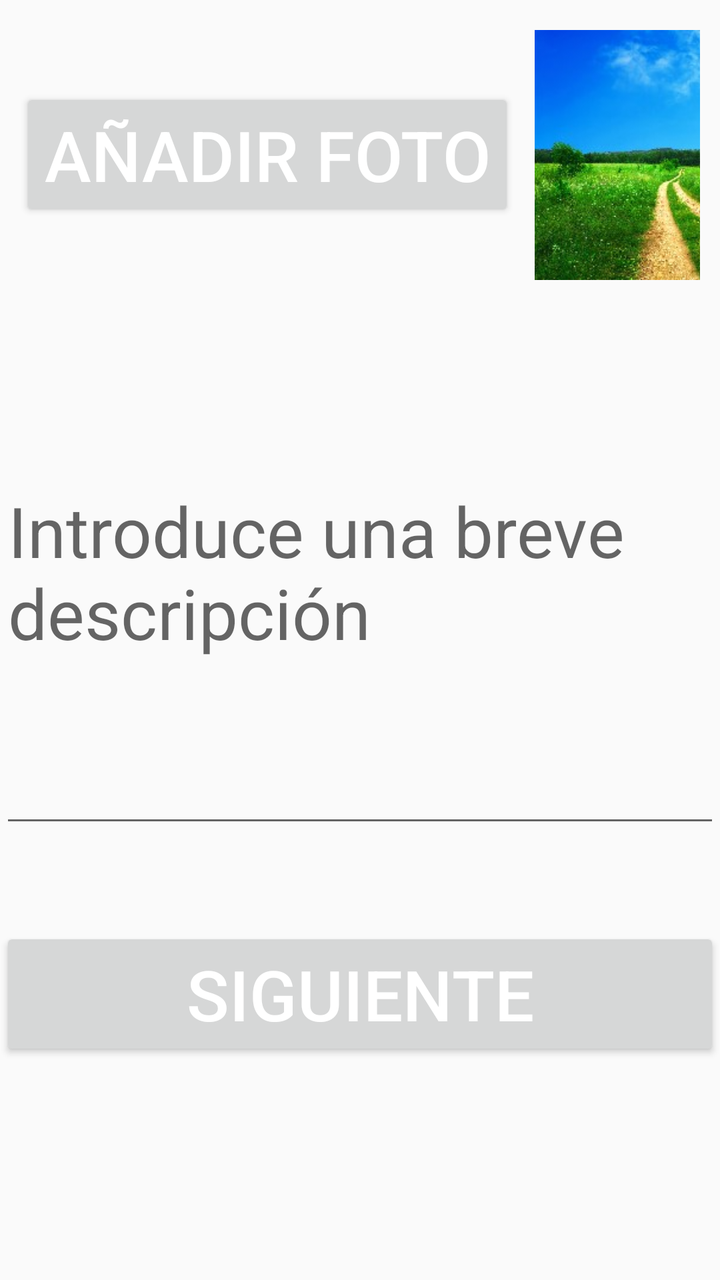
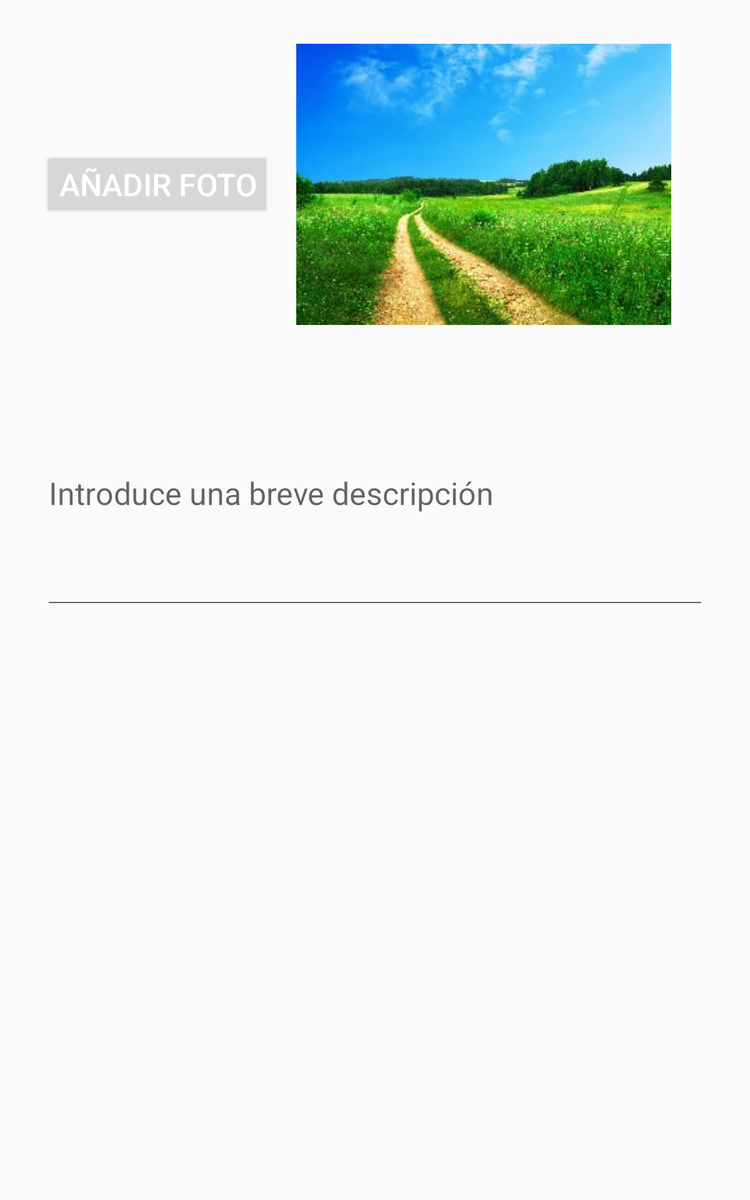

The same Android screen from two of the app's own layout files: first res/layout/ as a phone draws it, then the author's variant for another configuration, drawn on a device whose configuration selects that folder. Both files follow.
<!-- AndroidManifest.xml: application theme AppTheme.MainActivity -->
<!-- res/layout/fragment_step1.xml -->
<LinearLayout xmlns:android="http://schemas.android.com/apk/res/android"
    xmlns:app="http://schemas.android.com/apk/res-auto"
    xmlns:tools="http://schemas.android.com/tools"
    android:layout_width="match_parent"
    android:layout_height="match_parent"
    android:orientation="vertical"
    tools:context="es.jjsr.saveforest.fragments.StepA.Step1Fragment">


        <LinearLayout
            android:id="@+id/arriba"
            android:layout_width="match_parent"
            android:layout_height="wrap_content"
            android:orientation="horizontal"
            android:paddingTop="5dp"
            android:layout_margin="10dp">

            <Button
                android:id="@+id/button"
                android:layout_width="wrap_content"
                android:layout_height="wrap_content"
                android:layout_marginRight="10dp"
                android:layout_marginEnd="10dp"
                android:layout_gravity="center_vertical"
                android:text="@string/button_photo" />

            <ImageView
                android:id="@+id/imageView4"
                android:layout_width="200dp"
                android:layout_height="125dp"
                android:elevation="4dp"
                app:srcCompat="@drawable/country_road_card"
                android:scaleType="centerCrop"/>
        </LinearLayout>



        <LinearLayout
            android:layout_width="match_parent"
            android:layout_height="wrap_content"
            android:focusable="true"
            android:orientation="horizontal"
            android:focusableInTouchMode="true">
            <EditText
                android:id="@+id/editText"
                android:layout_width="match_parent"
                android:layout_height="wrap_content"
                android:layout_weight="1"
                android:maxLines="6"
                android:lines="6"
                android:maxLength="250"
                android:hint="@string/text_description"
                android:inputType="textMultiLine" />
        </LinearLayout>

        <LinearLayout
            android:id="@+id/abajo"
            android:layout_width="match_parent"
            android:layout_height="wrap_content"
            android:orientation="horizontal"
            android:layout_marginTop="45dp">

            <Button
                android:id="@+id/buttonNextFragment"
                android:layout_width="match_parent"
                android:layout_height="wrap_content"
                android:text="@string/button_next" />
        </LinearLayout>

</LinearLayout>
<!-- resources referenced by this layout -->
<resources>
  <!-- drawable country_road_card: jpg bitmap (drawable, 29662 bytes) -->
  <string name="button_next">Siguiente</string>
  <string name="button_photo">Añadir Foto</string>
  <string name="text_description">Introduce una breve descripción</string>
  <style name="AppTheme.MainActivity" parent="Theme.AppCompat.Light.NoActionBar">
          <item name="android:windowFullscreen">true</item>
          <item name="windowActionBar">false</item>
          <item name="windowNoTitle">true</item>
          <item name="android:textSize">35sp</item>
          <item name="android:textColor">@color/white</item>
      </style>
  <color name="white">#FFFFFF</color>
</resources>
<!-- res/layout-large/fragment_step1.xml (the author's variant of the layout above) -->
<!-- drawn on a 7-inch tablet held upright -->
<LinearLayout xmlns:android="http://schemas.android.com/apk/res/android"
    xmlns:app="http://schemas.android.com/apk/res-auto"
    xmlns:tools="http://schemas.android.com/tools"
    android:layout_width="match_parent"
    android:layout_height="match_parent"
    android:orientation="vertical"
    tools:context="es.jjsr.saveforest.fragments.StepA.Step1Fragment">


        <LinearLayout
            android:layout_width="match_parent"
            android:layout_height="wrap_content"
            android:orientation="horizontal"
            android:paddingTop="35dp"
            android:layout_marginStart="35dp"
            android:layout_marginEnd="35dp">

            <Button
                android:id="@+id/buttonCamera"
                android:layout_width="wrap_content"
                android:layout_height="wrap_content"
                android:layout_marginRight="20dp"
                android:layout_marginEnd="20dp"
                android:layout_gravity="center_vertical"
                android:text="@string/button_photo"
                android:textSize="25dp"/>

            <ImageView
                android:id="@+id/imageFromCamera"
                android:layout_width="300dp"
                android:layout_height="225dp"
                android:elevation="4dp"
                app:srcCompat="@drawable/country_road_card"
                android:scaleType="centerCrop"/>
        </LinearLayout>



        <LinearLayout
            android:layout_width="match_parent"
            android:layout_height="wrap_content"
            android:focusable="true"
            android:orientation="horizontal"
            android:focusableInTouchMode="true"
            android:layout_marginStart="35dp"
            android:layout_marginEnd="35dp"
            android:layout_marginTop="35dp">
            <EditText
                android:id="@+id/editTextDescription"
                android:layout_width="match_parent"
                android:layout_height="wrap_content"
                android:layout_weight="1"
                android:maxLines="6"
                android:lines="6"
                android:maxLength="250"
                android:hint="@string/text_description"
                android:inputType="textMultiLine"
                android:textSize="25dp"/>
        </LinearLayout>

</LinearLayout>
<!-- resources referenced by the variant -->
<!-- as a 7-inch tablet held upright resolves them -->
<resources>
  <!-- drawable country_road_card: jpg bitmap (drawable, 29662 bytes) -->
  <string name="button_photo">Añadir Foto</string>
  <string name="text_description">Introduce una breve descripción</string>
  <style name="AppTheme.MainActivity" parent="Theme.AppCompat.Light.NoActionBar">
          <item name="android:windowFullscreen">true</item>
          <item name="windowActionBar">false</item>
          <item name="windowNoTitle">true</item>
          <item name="android:textSize">35sp</item>
          <item name="android:textColor">@color/white</item>
      </style>
  <color name="white">#FFFFFF</color>
</resources>
